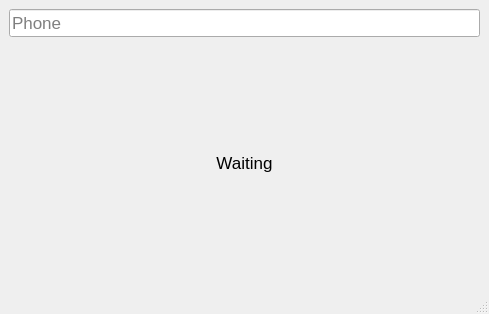
<?xml version="1.0" encoding="UTF-8"?>
<ui version="4.0">
 <class>MainWindow</class>
 <widget class="QMainWindow" name="MainWindow">
  <property name="geometry">
   <rect>
    <x>0</x>
    <y>0</y>
    <width>489</width>
    <height>314</height>
   </rect>
  </property>
  <property name="windowTitle">
   <string>MainWindow</string>
  </property>
  <widget class="QWidget" name="centralwidget">
   <layout class="QVBoxLayout" name="verticalLayout">
    <item>
     <widget class="QLineEdit" name="lineEdit">
      <property name="font">
       <font>
        <pointsize>13</pointsize>
       </font>
      </property>
      <property name="text">
       <string/>
      </property>
      <property name="placeholderText">
       <string>Phone</string>
      </property>
     </widget>
    </item>
    <item>
     <widget class="QLabel" name="label">
      <property name="font">
       <font>
        <pointsize>13</pointsize>
       </font>
      </property>
      <property name="text">
       <string>Waiting</string>
      </property>
      <property name="alignment">
       <set>Qt::AlignCenter</set>
      </property>
     </widget>
    </item>
   </layout>
  </widget>
  <widget class="QMenuBar" name="menubar">
   <property name="geometry">
    <rect>
     <x>0</x>
     <y>0</y>
     <width>489</width>
     <height>21</height>
    </rect>
   </property>
  </widget>
  <widget class="QStatusBar" name="statusbar"/>
 </widget>
 <resources/>
 <connections/>
</ui>
